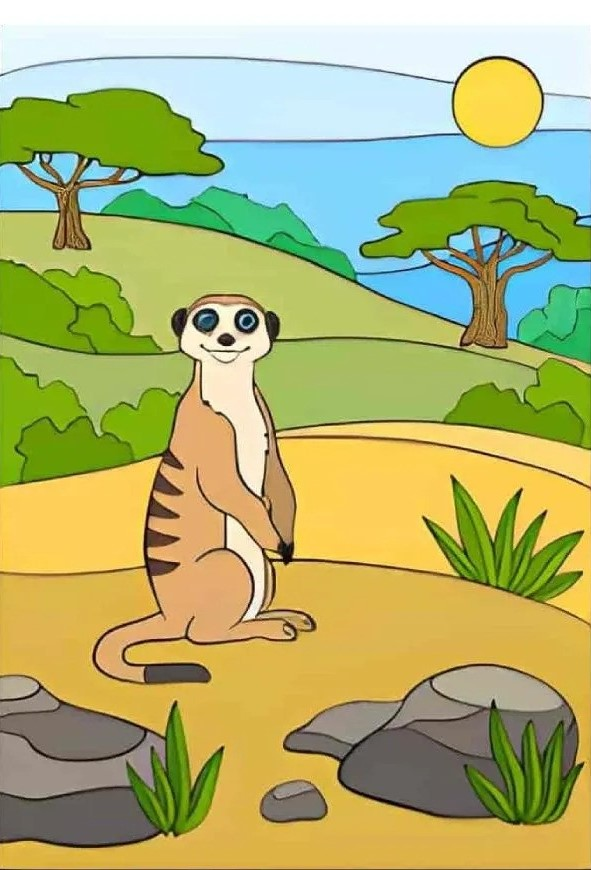
#> input picture substrack1.jpg, 591 x 870 px
$ python '29-) Resimler Arasındaki Farklılıkları Bulma Subtract fonksiyonu.py'
#> lines starting #> are read from the running program, lines starting #| are printed output that depends on the picture; after the words box and inside, x2 and y2 are one past the last pixel; in counts of white or black regions, pixels touching at a corner belong together
import cv2

# Load the images
img1 = cv2.imread("substrack1.jpg")
#> img1 is the input picture: shape (870, 591, 3); mean B, G, R 112.5, 178.1, 174.4
img2 = cv2.imread("substrack2.jpg")
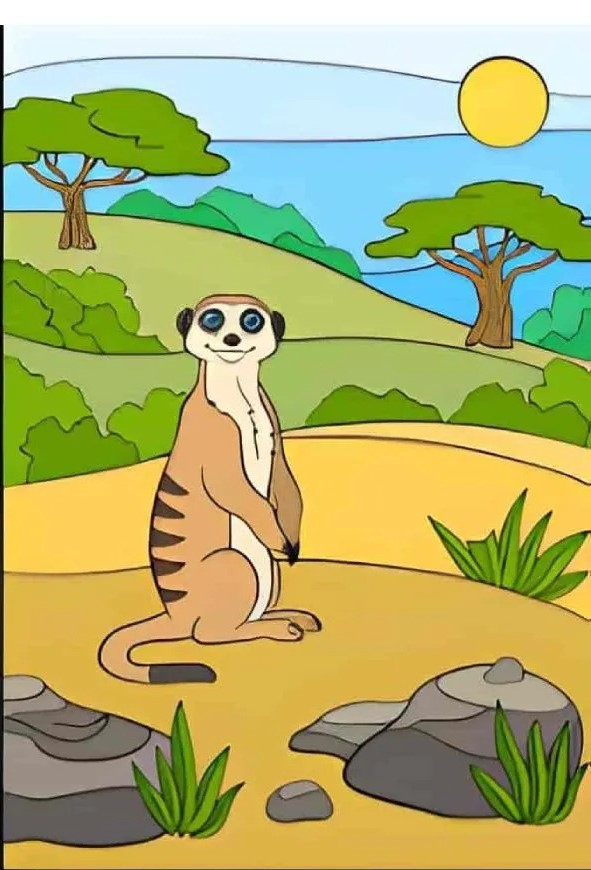
#> input picture substrack2.jpg, 591 x 870 px
#> img2 is the input picture: shape (870, 591, 3); mean B, G, R 111.3, 176.6, 172.8

# Convert images to grayscale
gray1 = cv2.cvtColor(img1, cv2.COLOR_BGR2GRAY)
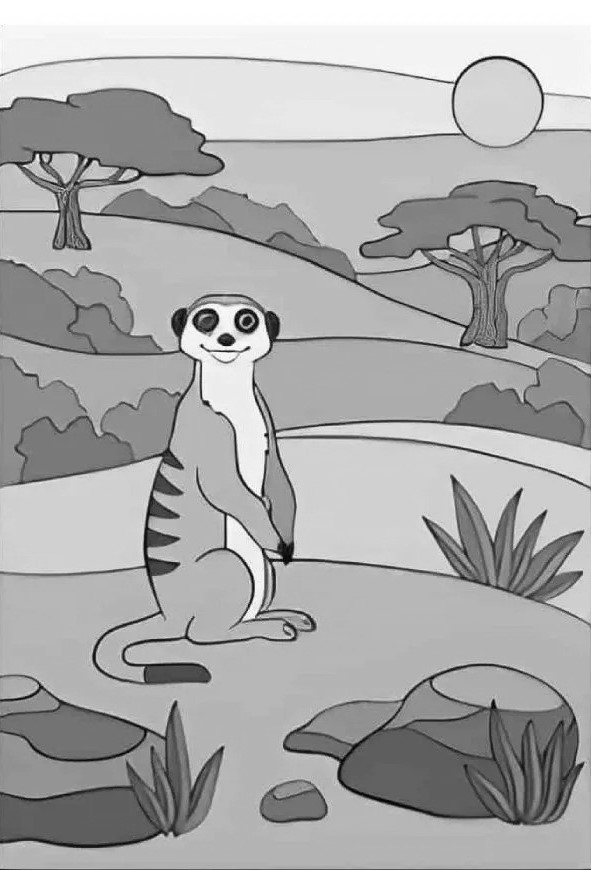
#> gray1: shape (870, 591); min 1, max 255, mean 169.6
gray2 = cv2.cvtColor(img2, cv2.COLOR_BGR2GRAY)
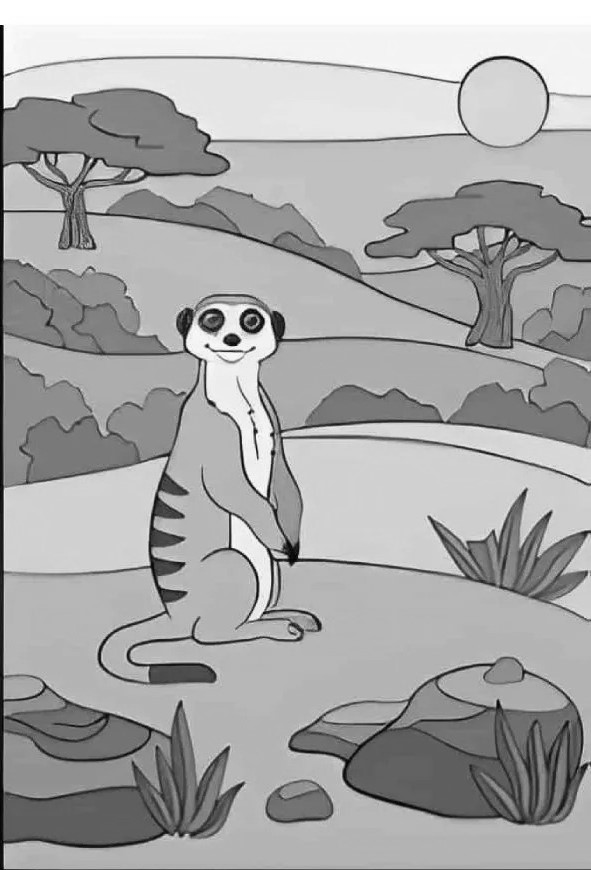
#> gray2: shape (870, 591); min 0, max 255, mean 168

# Compute absolute difference between the two grayscale images
diff = cv2.absdiff(gray1, gray2)
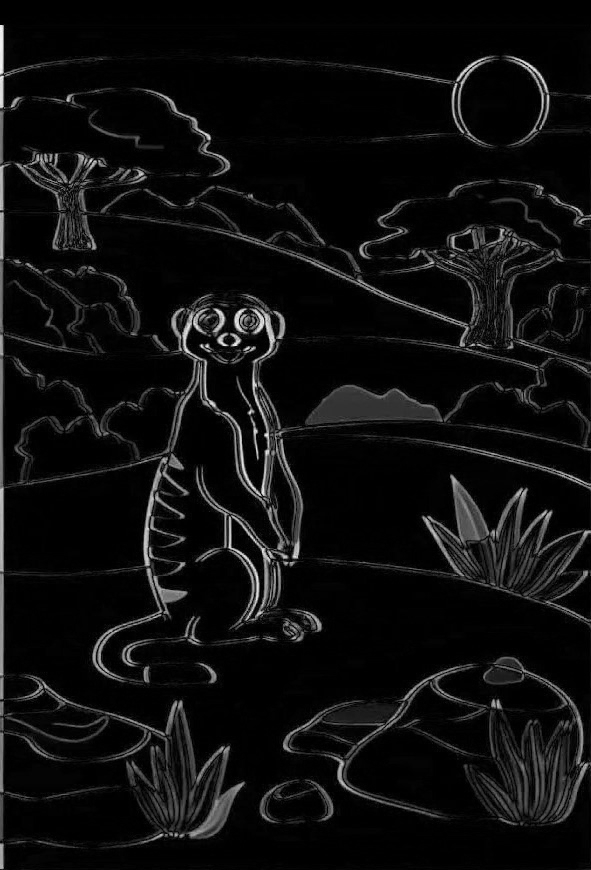
#> diff: shape (870, 591); min 0, max 246, mean 14.3

# Threshold the difference image
_, thresholded_diff = cv2.threshold(diff, 30, 255, cv2.THRESH_BINARY)
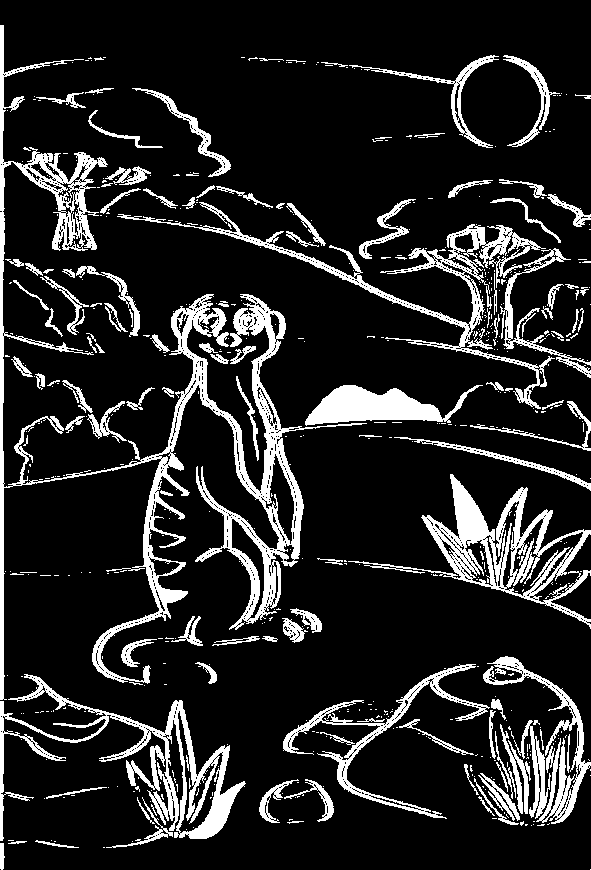
#> thresholded_diff: shape (870, 591); 14.5% white; 570 white regions (454 under 20 px), largest, box (x1, y1, x2, y2) and area: (0, 25, 367, 700) 21468, (0, 674, 246, 841) 7437, (348, 474, 591, 629) 7336

# Show the difference image and the original images
cv2.imshow("Difference Image", thresholded_diff)
cv2.imshow("Image 1", img1)
cv2.imshow("Image 2", img2)

cv2.waitKey(0)
cv2.destroyAllWindows()
